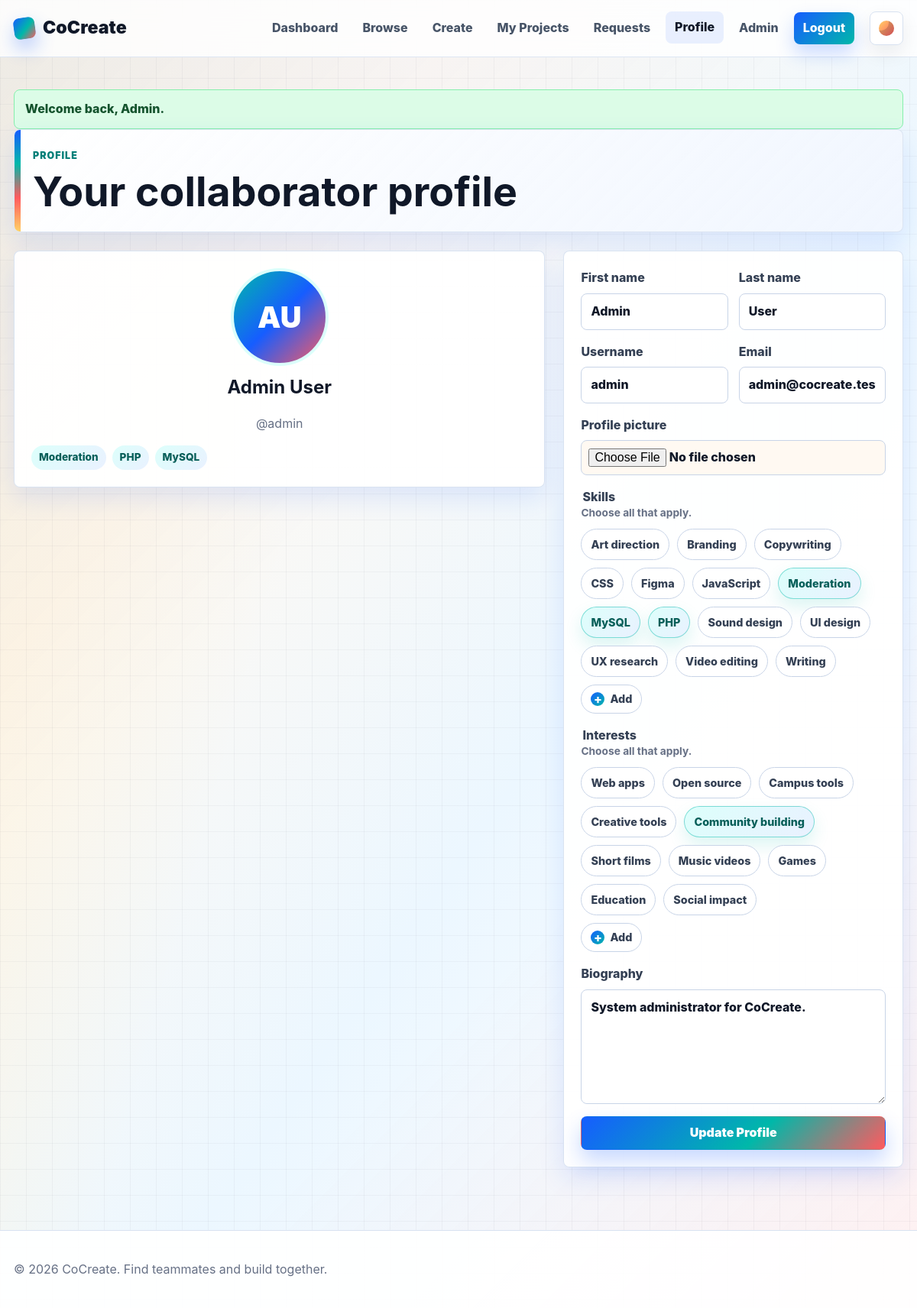
The app's page /profile.php (signed in) with its own data.
### tables this page shows
CREATE TABLE users (
  user_id INT UNSIGNED AUTO_INCREMENT PRIMARY KEY,
  firstname VARCHAR(80) NOT NULL,
  lastname VARCHAR(80) NOT NULL,
  username VARCHAR(80) NOT NULL UNIQUE,
  email VARCHAR(160) NOT NULL UNIQUE,
  password_hash VARCHAR(255) NOT NULL,
  profile_picture VARCHAR(255) DEFAULT NULL,
  skills TEXT DEFAULT NULL,
  interests TEXT DEFAULT NULL,
  bio TEXT DEFAULT NULL,
  role ENUM('user', 'admin') NOT NULL DEFAULT 'user',
  status ENUM('active', 'disabled') NOT NULL DEFAULT 'active',
  created_at TIMESTAMP NOT NULL DEFAULT CURRENT_TIMESTAMP
);

### pages/profile.php (the view, shortened to what this page needs)
<?php
require_once __DIR__ . "/../includes/session.php";
require_once __DIR__ . "/../includes/db.php";
$uid = current_user_id();
$stmt = $pdo->prepare("SELECT * FROM users WHERE user_id = ?");
$stmt->execute([$uid]);
$user = $stmt->fetch();
require_once __DIR__ . "/../includes/header.php";
?>
<section class="page-head">
  <div>
    <p class="eyebrow">Profile</p>
    <h1>Your collaborator profile</h1>
  </div>
</section>
<div class="profile-layout">
  <aside class="card profile-card">
    <?php if (!empty($user["profile_picture"])): ?>
      <img class="avatar" src="<?= e(
          $publicPrefix . $user["profile_picture"],
      ) ?>" alt="Profile picture">
    <?php else: ?>
      <div class="avatar placeholder"><?= e(
          substr($user["firstname"], 0, 1) . substr($user["lastname"], 0, 1),
      ) ?></div>
    <?php endif; ?>
    <h2><?= e($user["firstname"] . " " . $user["lastname"]) ?></h2>
    <p class="muted">@<?= e($user["username"]) ?></p>
    <?php render_skill_tags($user["skills"] ?? ""); ?>
  </aside>
  <form class="card form-card" method="post" enctype="multipart/form-data" data-validate>
    <div class="two-col">
      <label>First name<input required name="firstname" value="<?= e(
          $user["firstname"],
      ) ?>"></label>
      <label>Last name<input required name="lastname" value="<?= e(
          $user["lastname"],
      ) ?>"></label>
    </div>
    <div class="two-col">
      <label>Username<input required name="username" value="<?= e(
          $user["username"],
      ) ?>"></label>
      <label>Email<input required type="email" name="email" value="<?= e(
          $user["email"],
      ) ?>"></label>
    </div>
    <label>Profile picture<input type="file" name="profile_picture" accept="image/*"></label>
    <label>Biography<textarea name="bio" rows="5"><?= e(
        $user["bio"],
    ) ?></textarea></label>
    <button class="btn btn-primary" type="submit">Update Profile</button>
  </form>
</div>
<?php require_once __DIR__ . "/../includes/footer.php";
?>

### includes/components.php (shortened to what this page needs)
<?php
function render_skill_tags(?string $skills): void
{
    echo '<div class="tag-row">';
    foreach (split_skill_list($skills) as $skill) {
        echo '<span class="tag">' . e($skill) . "</span>";
    }
    echo "</div>";
}

### records on screen
users: firstname+lastname "AU", firstname+lastname "Admin User", username "admin", skills "Moderation", skills "PHP", skills "MySQL", firstname "Admin", lastname "User", email "admin@cocreate.test", bio "System administrator for CoCreate."

### other values on screen
$message "Welcome back, Admin."
$legend "Skills Interests"
$hint "Choose all that apply. Choose all that apply."
$option "Art direction"
$option "Branding"
$option "Copywriting"
$option "CSS"
$option "Figma"
$option "JavaScript"
$option "Moderation"
$option "MySQL"
$option "PHP"
$option "Sound design"
$option "UI design"
$option "UX research"
